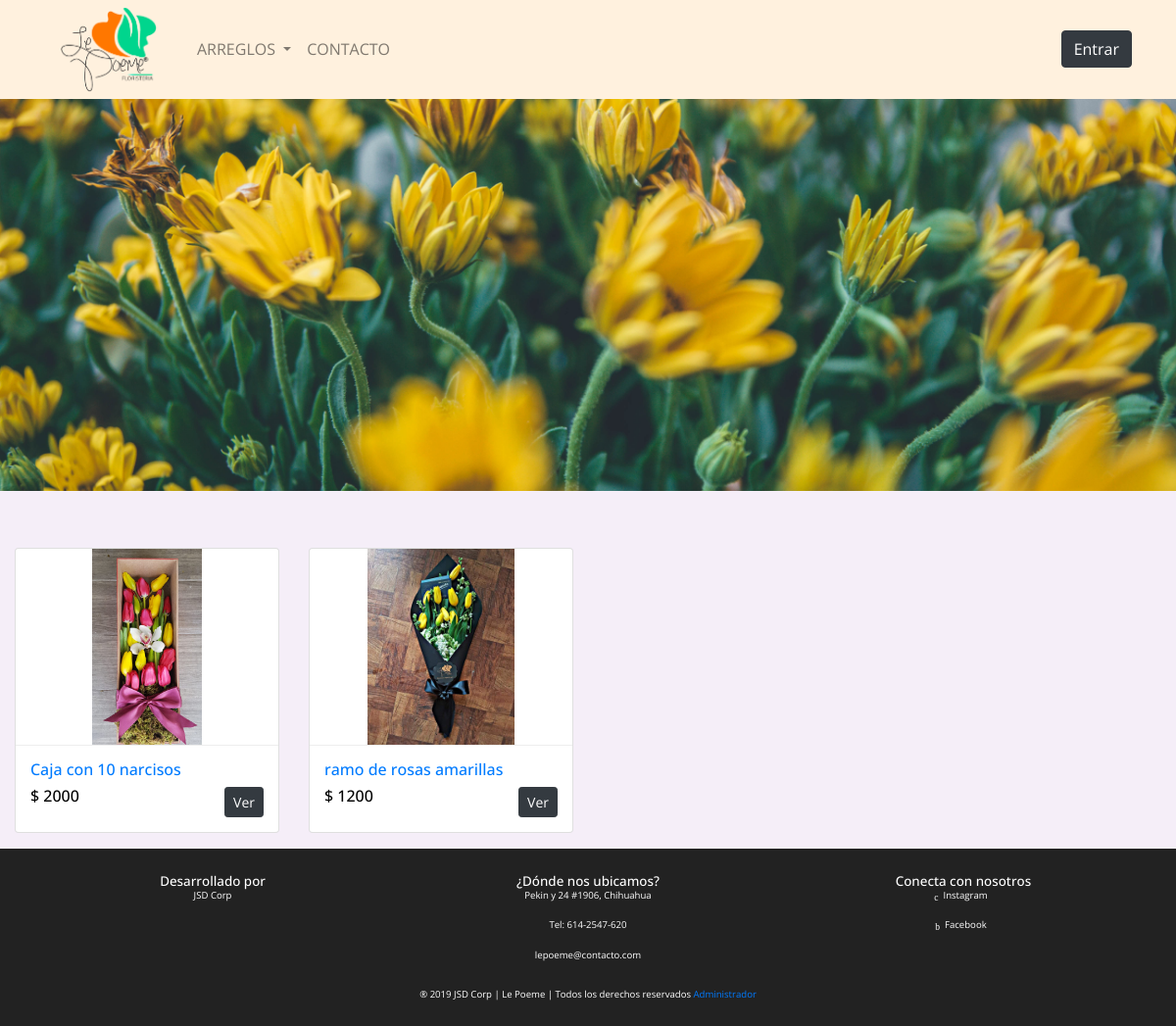
The page /familia-products.php on the database its author committed.
### tables this page shows
CREATE TABLE `product` (
  `id` int(11) NOT NULL,
  `name` varchar(50) NOT NULL,
  `descr` text NOT NULL,
  `img` varchar(100) NOT NULL,
  `price` float NOT NULL,
  `cat` varchar(10) NOT NULL,
  `stock` int(11) NOT NULL
);

### familia-products.php (the view, shortened to what this page needs)
<!DOCTYPE html>
<html>
<head>
	<link href="//maxcdn.bootstrapcdn.com/bootstrap/4.1.1/css/bootstrap.min.css" rel="stylesheet" id="bootstrap-css">
	<link href="./css/style.css" rel="stylesheet">
	<link href="./css/style.css" rel="stylesheet">
</head>
<body>
	<?php include 'header.php';?>
	<div id="carouselExampleControls" class="carousel slide" data-ride="carousel">
  <div class="carousel-inner">
    <div class="carousel-item active" style="margin-top:-200px;">
      <img class="d-block w-100" src="images/familia2.jpg" alt="First slide">
    </div>
  </div>
</div>
<br><br>
<div class="lepoeme-content">
	<div class="container-fluid">
		<div class="row">
				<div class="col-lg">
					<div class="row">
						<?php
							$q="select * from product where cat='familia'";
							$run=mysqli_query($link,$q);
							while($row=mysqli_fetch_array($run))
							{
								$id=$row['id'];
								$name=$row['name'];
								$img=$row['img'];
								$price=$row['price'];
						?>
						<div class="col-md-3"><?php
							echo "<figure class='card card-product'>
								<div class='img-wrap'>
									<img src='product-img/$img'>
								</div>";?>
								<figcaption class='info-wrap'>
									<?php echo"<h6 class='title text-dots'><a href='articulo.php?product=$id'>$name</a></h6>";?>
									<div class='action-wrap'>
										<a href='articulo.php?product=<?php echo $id;?>' class='btn btn-dark btn-sm float-right'> Ver </a>
										<div class='price-wrap h6'>
											<?php echo"<span class='price-new'>$ $price</span>";?>
										</div>
									</div>
								</figcaption>
							</figure>
						</div>
					<?php
				}
				?>
</div>
				</div>
			</div>
	</div>
</div>
<?php include 'footer.php';?>
</body>
</html>

### css/style.css (style rules this page uses)
body { background-color: white; color: #000; }
.btn { solid:#eee; }
.lepoeme-content { padding-top: 10px; }
.carousel-item { transition: -webkit-transform 0.2s ease; transition: transform 0.2s ease; transition: transform 0.2s ease, -webkit-transform 0.2s ease; -webkit-backface-visibility: visible; backface-visibility: visible; height: 600px; }
.row:after { content: ""; display: table; clear: both; }
.card-product:after { content: ""; display: table; clear: both; visibility: hidden; }
.card-product .price-new, .card-product .price { margin-right: 5px; }
.card-product .img-wrap { border-radius: 3px 3px 0 0; overflow: hidden; position: relative; height: 200px; text-align: center; }
.card-product .img-wrap img { max-height: 100%; max-width: 100%; object-fit: cover; }
.card-product .info-wrap { overflow: hidden; padding: 15px; border-top: 1px solid #eee; }
.card-product .action-wrap { padding-top: 4px; margin-top: 4px; }
.card-product .title { margin-top: 0; }

### css/estylefooter.css (style rules this page uses)
* { box-sizing: border-box; }
body { background-color: #f5eef8; font-family: 'Open Sans', sans-serif; margin: 0; }
h1,h2,h3,h4,h5,h6 { font-family: 'Oxygfont-family: 'Open Sans', sans-serif;en', sans-serif; margin: 0; }

### rows shown on the page
product: img (picture), name "Caja con 10 narcisos", price "2000"
product: img (picture), name "ramo de rosas amarillas", price "1200"
